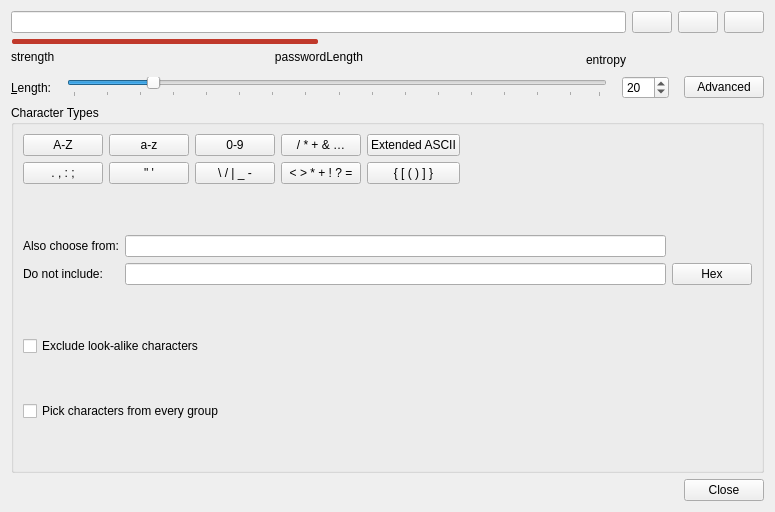
<?xml version="1.0" encoding="UTF-8"?>
<ui version="4.0">
 <class>PasswordGeneratorWidget</class>
 <widget class="QWidget" name="PasswordGeneratorWidget">
  <property name="geometry">
   <rect>
    <x>0</x>
    <y>0</y>
    <width>775</width>
    <height>512</height>
   </rect>
  </property>
  <property name="windowTitle">
   <string>Generate Password</string>
  </property>
  <layout class="QVBoxLayout" name="verticalLayout">
   <item>
    <layout class="QGridLayout" name="passwordFieldLayout">
     <item row="0" column="2">
      <widget class="QPushButton" name="buttonGenerate">
       <property name="focusPolicy">
        <enum>Qt::FocusPolicy::TabFocus</enum>
       </property>
       <property name="accessibleDescription">
        <string>Regenerate password</string>
       </property>
       <property name="shortcut">
        <string notr="true">Ctrl+R</string>
       </property>
      </widget>
     </item>
     <item row="1" column="0">
      <widget class="QProgressBar" name="entropyProgressBar">
       <property name="minimumSize">
        <size>
         <width>50</width>
         <height>5</height>
        </size>
       </property>
       <property name="maximumSize">
        <size>
         <width>16777215</width>
         <height>5</height>
        </size>
       </property>
       <property name="styleSheet">
        <string notr="true">QProgressBar {
	border: none;
	height: 2px;
    font-size: 1px;
	background-color: transparent;
    padding: 0 1px;
}
QProgressBar::chunk {
	background-color: #c0392b;
	border-radius: 2px;
}</string>
       </property>
       <property name="maximum">
        <number>200</number>
       </property>
       <property name="value">
        <number>100</number>
       </property>
       <property name="textVisible">
        <bool>false</bool>
       </property>
       <property name="orientation">
        <enum>Qt::Orientation::Horizontal</enum>
       </property>
       <property name="invertedAppearance">
        <bool>false</bool>
       </property>
       <property name="textDirection">
        <enum>QProgressBar::Direction::TopToBottom</enum>
       </property>
       <property name="format">
        <string>%p%</string>
       </property>
      </widget>
     </item>
     <item row="0" column="0">
      <widget class="QLineEdit" name="editNewPassword"/>
     </item>
     <item row="0" column="3">
      <widget class="QPushButton" name="buttonCopy">
       <property name="focusPolicy">
        <enum>Qt::FocusPolicy::TabFocus</enum>
       </property>
       <property name="toolTip">
        <string>Copy password</string>
       </property>
       <property name="accessibleDescription">
        <string>Copy password</string>
       </property>
       <property name="shortcut">
        <string notr="true">Ctrl+C</string>
       </property>
      </widget>
     </item>
     <item row="2" column="0">
      <layout class="QHBoxLayout" name="passwordStrengthTextLayout">
       <item>
        <widget class="QLabel" name="strengthLabel">
         <property name="minimumSize">
          <size>
           <width>70</width>
           <height>0</height>
          </size>
         </property>
         <property name="maximumSize">
          <size>
           <width>16777215</width>
           <height>30</height>
          </size>
         </property>
         <property name="text">
          <string comment="Password strength">strength</string>
         </property>
         <property name="textFormat">
          <enum>Qt::TextFormat::PlainText</enum>
         </property>
         <property name="alignment">
          <set>Qt::AlignmentFlag::AlignLeading|Qt::AlignmentFlag::AlignLeft|Qt::AlignmentFlag::AlignTop</set>
         </property>
         <property name="margin">
          <number>3</number>
         </property>
        </widget>
       </item>
       <item>
        <spacer name="horizontalSpacer_2">
         <property name="orientation">
          <enum>Qt::Orientation::Horizontal</enum>
         </property>
         <property name="sizeHint" stdset="0">
          <size>
           <width>40</width>
           <height>20</height>
          </size>
         </property>
        </spacer>
       </item>
       <item>
        <widget class="QLabel" name="passwordLengthLabel">
         <property name="sizePolicy">
          <sizepolicy hsizetype="Preferred" vsizetype="Fixed">
           <horstretch>0</horstretch>
           <verstretch>0</verstretch>
          </sizepolicy>
         </property>
         <property name="minimumSize">
          <size>
           <width>70</width>
           <height>0</height>
          </size>
         </property>
         <property name="maximumSize">
          <size>
           <width>16777215</width>
           <height>30</height>
          </size>
         </property>
         <property name="text">
          <string>passwordLength</string>
         </property>
         <property name="alignment">
          <set>Qt::AlignmentFlag::AlignRight|Qt::AlignmentFlag::AlignTop|Qt::AlignmentFlag::AlignTrailing</set>
         </property>
         <property name="margin">
          <number>3</number>
         </property>
        </widget>
       </item>
       <item>
        <spacer name="horizontalSpacer_6">
         <property name="orientation">
          <enum>Qt::Orientation::Horizontal</enum>
         </property>
         <property name="sizeHint" stdset="0">
          <size>
           <width>40</width>
           <height>20</height>
          </size>
         </property>
        </spacer>
       </item>
       <item>
        <widget class="QLabel" name="entropyLabel">
         <property name="sizePolicy">
          <sizepolicy hsizetype="Preferred" vsizetype="Fixed">
           <horstretch>0</horstretch>
           <verstretch>0</verstretch>
          </sizepolicy>
         </property>
         <property name="minimumSize">
          <size>
           <width>70</width>
           <height>0</height>
          </size>
         </property>
         <property name="text">
          <string>entropy</string>
         </property>
         <property name="alignment">
          <set>Qt::AlignmentFlag::AlignRight|Qt::AlignmentFlag::AlignTop|Qt::AlignmentFlag::AlignTrailing</set>
         </property>
         <property name="margin">
          <number>3</number>
         </property>
        </widget>
       </item>
      </layout>
     </item>
     <item row="0" column="1">
      <widget class="QPushButton" name="togglePasswordButton">
       <property name="focusPolicy">
        <enum>Qt::FocusPolicy::TabFocus</enum>
       </property>
       <property name="text">
        <string/>
       </property>
       <property name="checkable">
        <bool>true</bool>
       </property>
      </widget>
     </item>
    </layout>
   </item>
   <item>
    <layout class="QHBoxLayout" name="passwordLengthSliderLayout">
     <property name="spacing">
      <number>15</number>
     </property>
     <property name="sizeConstraint">
      <enum>QLayout::SizeConstraint::SetMinimumSize</enum>
     </property>
     <property name="topMargin">
      <number>0</number>
     </property>
     <item>
      <widget class="QLabel" name="labelLength">
       <property name="text">
        <string>&amp;Length:</string>
       </property>
       <property name="buddy">
        <cstring>spinBoxLength</cstring>
       </property>
      </widget>
     </item>
     <item>
      <widget class="QSlider" name="sliderLength">
       <property name="accessibleName">
        <string>Password length</string>
       </property>
       <property name="minimum">
        <number>1</number>
       </property>
       <property name="maximum">
        <number>128</number>
       </property>
       <property name="sliderPosition">
        <number>20</number>
       </property>
       <property name="orientation">
        <enum>Qt::Orientation::Horizontal</enum>
       </property>
       <property name="tickPosition">
        <enum>QSlider::TickPosition::TicksBelow</enum>
       </property>
       <property name="tickInterval">
        <number>8</number>
       </property>
      </widget>
     </item>
     <item>
      <widget class="QSpinBox" name="spinBoxLength">
       <property name="accessibleName">
        <string>Password length</string>
       </property>
       <property name="minimum">
        <number>1</number>
       </property>
       <property name="maximum">
        <number>999</number>
       </property>
       <property name="value">
        <number>20</number>
       </property>
      </widget>
     </item>
     <item>
      <widget class="QPushButton" name="buttonAdvancedMode">
       <property name="focusPolicy">
        <enum>Qt::FocusPolicy::TabFocus</enum>
       </property>
       <property name="toolTip">
        <string>Switch to advanced mode</string>
       </property>
       <property name="text">
        <string>Advanced</string>
       </property>
       <property name="checkable">
        <bool>true</bool>
       </property>
       <attribute name="buttonGroup">
        <string notr="true">optionButtons</string>
       </attribute>
      </widget>
     </item>
    </layout>
   </item>
   <item>
    <widget class="QGroupBox" name="groupBox">
     <property name="minimumSize">
      <size>
       <width>580</width>
       <height>0</height>
      </size>
     </property>
     <property name="title">
      <string>Character Types</string>
     </property>
     <layout class="QHBoxLayout" name="horizontalLayout">
      <property name="sizeConstraint">
       <enum>QLayout::SizeConstraint::SetMinimumSize</enum>
      </property>
      <item>
       <layout class="QVBoxLayout" name="verticalLayout_4">
        <item>
         <layout class="QGridLayout" name="characterButtons">
          <property name="bottomMargin">
           <number>6</number>
          </property>
          <item row="0" column="3">
           <widget class="QPushButton" name="checkBoxSpecialChars">
            <property name="enabled">
             <bool>true</bool>
            </property>
            <property name="focusPolicy">
             <enum>Qt::FocusPolicy::TabFocus</enum>
            </property>
            <property name="toolTip">
             <string>Special characters</string>
            </property>
            <property name="accessibleName">
             <string>Special characters</string>
            </property>
            <property name="text">
             <string notr="true">/ * + &amp;&amp; …</string>
            </property>
            <property name="checkable">
             <bool>true</bool>
            </property>
            <attribute name="buttonGroup">
             <string notr="true">optionButtons</string>
            </attribute>
           </widget>
          </item>
          <item row="1" column="1">
           <widget class="QPushButton" name="checkBoxQuotes">
            <property name="focusPolicy">
             <enum>Qt::FocusPolicy::TabFocus</enum>
            </property>
            <property name="toolTip">
             <string>Quotes</string>
            </property>
            <property name="accessibleName">
             <string>Quotes</string>
            </property>
            <property name="text">
             <string notr="true">&quot; '</string>
            </property>
            <property name="checkable">
             <bool>true</bool>
            </property>
            <attribute name="buttonGroup">
             <string notr="true">optionButtons</string>
            </attribute>
           </widget>
          </item>
          <item row="1" column="0">
           <widget class="QPushButton" name="checkBoxPunctuation">
            <property name="focusPolicy">
             <enum>Qt::FocusPolicy::TabFocus</enum>
            </property>
            <property name="toolTip">
             <string>Punctuation</string>
            </property>
            <property name="accessibleName">
             <string>Punctuation</string>
            </property>
            <property name="text">
             <string notr="true">. , : ;</string>
            </property>
            <property name="checkable">
             <bool>true</bool>
            </property>
            <attribute name="buttonGroup">
             <string notr="true">optionButtons</string>
            </attribute>
           </widget>
          </item>
          <item row="1" column="2">
           <widget class="QPushButton" name="checkBoxDashes">
            <property name="focusPolicy">
             <enum>Qt::FocusPolicy::TabFocus</enum>
            </property>
            <property name="toolTip">
             <string>Dashes and Slashes</string>
            </property>
            <property name="accessibleName">
             <string>Dashes and Slashes</string>
            </property>
            <property name="text">
             <string notr="true">\ / | _ -</string>
            </property>
            <property name="checkable">
             <bool>true</bool>
            </property>
            <attribute name="buttonGroup">
             <string notr="true">optionButtons</string>
            </attribute>
           </widget>
          </item>
          <item row="0" column="0">
           <widget class="QPushButton" name="checkBoxUpper">
            <property name="focusPolicy">
             <enum>Qt::FocusPolicy::TabFocus</enum>
            </property>
            <property name="toolTip">
             <string>Upper-case letters</string>
            </property>
            <property name="accessibleName">
             <string>Upper-case letters</string>
            </property>
            <property name="text">
             <string notr="true">A-Z</string>
            </property>
            <property name="checkable">
             <bool>true</bool>
            </property>
            <attribute name="buttonGroup">
             <string notr="true">optionButtons</string>
            </attribute>
           </widget>
          </item>
          <item row="0" column="2">
           <widget class="QPushButton" name="checkBoxNumbers">
            <property name="focusPolicy">
             <enum>Qt::FocusPolicy::TabFocus</enum>
            </property>
            <property name="toolTip">
             <string>Numbers</string>
            </property>
            <property name="accessibleName">
             <string>Numbers</string>
            </property>
            <property name="text">
             <string notr="true">0-9</string>
            </property>
            <property name="checkable">
             <bool>true</bool>
            </property>
            <attribute name="buttonGroup">
             <string notr="true">optionButtons</string>
            </attribute>
           </widget>
          </item>
          <item row="0" column="1">
           <widget class="QPushButton" name="checkBoxLower">
            <property name="focusPolicy">
             <enum>Qt::FocusPolicy::TabFocus</enum>
            </property>
            <property name="toolTip">
             <string>Lower-case letters</string>
            </property>
            <property name="accessibleName">
             <string>Lower-case letters</string>
            </property>
            <property name="text">
             <string notr="true">a-z</string>
            </property>
            <property name="checkable">
             <bool>true</bool>
            </property>
            <attribute name="buttonGroup">
             <string notr="true">optionButtons</string>
            </attribute>
           </widget>
          </item>
          <item row="1" column="3">
           <widget class="QPushButton" name="checkBoxMath">
            <property name="focusPolicy">
             <enum>Qt::FocusPolicy::TabFocus</enum>
            </property>
            <property name="toolTip">
             <string>Math Symbols</string>
            </property>
            <property name="accessibleName">
             <string>Math Symbols</string>
            </property>
            <property name="text">
             <string notr="true">&lt; &gt; * + ! ? =</string>
            </property>
            <property name="checkable">
             <bool>true</bool>
            </property>
            <attribute name="buttonGroup">
             <string notr="true">optionButtons</string>
            </attribute>
           </widget>
          </item>
          <item row="0" column="4">
           <widget class="QPushButton" name="checkBoxExtASCII">
            <property name="focusPolicy">
             <enum>Qt::FocusPolicy::TabFocus</enum>
            </property>
            <property name="toolTip">
             <string>Extended ASCII</string>
            </property>
            <property name="accessibleName">
             <string>Extended ASCII</string>
            </property>
            <property name="text">
             <string>Extended ASCII</string>
            </property>
            <property name="checkable">
             <bool>true</bool>
            </property>
            <attribute name="buttonGroup">
             <string notr="true">optionButtons</string>
            </attribute>
           </widget>
          </item>
          <item row="1" column="4">
           <widget class="QPushButton" name="checkBoxBraces">
            <property name="focusPolicy">
             <enum>Qt::FocusPolicy::TabFocus</enum>
            </property>
            <property name="toolTip">
             <string>Braces</string>
            </property>
            <property name="accessibleName">
             <string>Braces</string>
            </property>
            <property name="text">
             <string notr="true">{ [ ( ) ] }</string>
            </property>
            <property name="checkable">
             <bool>true</bool>
            </property>
            <attribute name="buttonGroup">
             <string notr="true">optionButtons</string>
            </attribute>
           </widget>
          </item>
          <item row="0" column="5">
           <spacer name="horizontalSpacer_3">
            <property name="orientation">
             <enum>Qt::Orientation::Horizontal</enum>
            </property>
            <property name="sizeHint" stdset="0">
             <size>
              <width>40</width>
              <height>20</height>
             </size>
            </property>
           </spacer>
          </item>
         </layout>
        </item>
        <item>
         <widget class="QWidget" name="advancedContainer" native="true">
          <layout class="QVBoxLayout" name="verticalLayout_3">
           <property name="leftMargin">
            <number>0</number>
           </property>
           <property name="topMargin">
            <number>0</number>
           </property>
           <property name="rightMargin">
            <number>0</number>
           </property>
           <property name="bottomMargin">
            <number>0</number>
           </property>
           <item>
            <layout class="QGridLayout" name="gridLayout">
             <property name="bottomMargin">
              <number>6</number>
             </property>
             <item row="1" column="0">
              <widget class="QLabel" name="labelExcludedChars">
               <property name="text">
                <string>Do not include:</string>
               </property>
              </widget>
             </item>
             <item row="0" column="1">
              <widget class="QLineEdit" name="editAdditionalChars">
               <property name="sizePolicy">
                <sizepolicy hsizetype="Minimum" vsizetype="Fixed">
                 <horstretch>0</horstretch>
                 <verstretch>0</verstretch>
                </sizepolicy>
               </property>
               <property name="minimumSize">
                <size>
                 <width>375</width>
                 <height>0</height>
                </size>
               </property>
               <property name="toolTip">
                <string>Additional characters to use for the generated password</string>
               </property>
               <property name="accessibleName">
                <string>Additional characters</string>
               </property>
               <property name="clearButtonEnabled">
                <bool>true</bool>
               </property>
              </widget>
             </item>
             <item row="1" column="2">
              <widget class="QPushButton" name="buttonAddHex">
               <property name="focusPolicy">
                <enum>Qt::FocusPolicy::TabFocus</enum>
               </property>
               <property name="toolTip">
                <string>Add non-hex letters to &quot;do not include&quot; list</string>
               </property>
               <property name="accessibleName">
                <string>Hex Passwords</string>
               </property>
               <property name="text">
                <string>Hex</string>
               </property>
              </widget>
             </item>
             <item row="1" column="1">
              <widget class="QLineEdit" name="editExcludedChars">
               <property name="sizePolicy">
                <sizepolicy hsizetype="MinimumExpanding" vsizetype="Fixed">
                 <horstretch>0</horstretch>
                 <verstretch>0</verstretch>
                </sizepolicy>
               </property>
               <property name="minimumSize">
                <size>
                 <width>375</width>
                 <height>0</height>
                </size>
               </property>
               <property name="toolTip">
                <string>Character set to exclude from generated password</string>
               </property>
               <property name="accessibleName">
                <string>Excluded characters</string>
               </property>
               <property name="clearButtonEnabled">
                <bool>true</bool>
               </property>
              </widget>
             </item>
             <item row="0" column="0">
              <widget class="QLabel" name="label">
               <property name="text">
                <string>Also choose from:</string>
               </property>
              </widget>
             </item>
            </layout>
           </item>
           <item>
            <widget class="QCheckBox" name="checkBoxExcludeAlike">
             <property name="toolTip">
              <string>Excluded characters: &quot;0&quot;, &quot;1&quot;, &quot;l&quot;, &quot;I&quot;, &quot;O&quot;, &quot;|&quot;, &quot;﹒&quot;, &quot;B&quot;, &quot;8&quot;, &quot;G&quot;, &quot;6&quot;</string>
             </property>
             <property name="accessibleDescription">
              <string>Excluded characters: &quot;0&quot;, &quot;1&quot;, &quot;l&quot;, &quot;I&quot;, &quot;O&quot;, &quot;|&quot;, &quot;﹒&quot;, &quot;B&quot;, &quot;8&quot;, &quot;G&quot;, &quot;6&quot;</string>
             </property>
             <property name="text">
              <string>Exclude look-alike characters</string>
             </property>
             <attribute name="buttonGroup">
              <string notr="true">optionButtons</string>
             </attribute>
            </widget>
           </item>
           <item>
            <widget class="QCheckBox" name="checkBoxEnsureEvery">
             <property name="text">
              <string>Pick characters from every group</string>
             </property>
             <attribute name="buttonGroup">
              <string notr="true">optionButtons</string>
             </attribute>
            </widget>
           </item>
          </layout>
         </widget>
        </item>
       </layout>
      </item>
     </layout>
    </widget>
   </item>
   <item>
    <layout class="QHBoxLayout" name="horizontalLayout_4">
     <property name="leftMargin">
      <number>0</number>
     </property>
     <property name="topMargin">
      <number>0</number>
     </property>
     <item>
      <spacer name="horizontalSpacer_5">
       <property name="orientation">
        <enum>Qt::Orientation::Horizontal</enum>
       </property>
       <property name="sizeHint" stdset="0">
        <size>
         <width>40</width>
         <height>20</height>
        </size>
       </property>
      </spacer>
     </item>
     <item>
      <widget class="QPushButton" name="buttonClose">
       <property name="text">
        <string>Close</string>
       </property>
       <property name="shortcut">
        <string>Esc</string>
       </property>
      </widget>
     </item>
    </layout>
   </item>
  </layout>
 </widget>
 <tabstops>
  <tabstop>buttonGenerate</tabstop>
  <tabstop>buttonCopy</tabstop>
  <tabstop>sliderLength</tabstop>
  <tabstop>spinBoxLength</tabstop>
  <tabstop>buttonAdvancedMode</tabstop>
  <tabstop>buttonClose</tabstop>
 </tabstops>
 <resources/>
 <connections/>
 <buttongroups>
  <buttongroup name="optionButtons">
   <property name="exclusive">
    <bool>false</bool>
   </property>
  </buttongroup>
 </buttongroups>
</ui>
